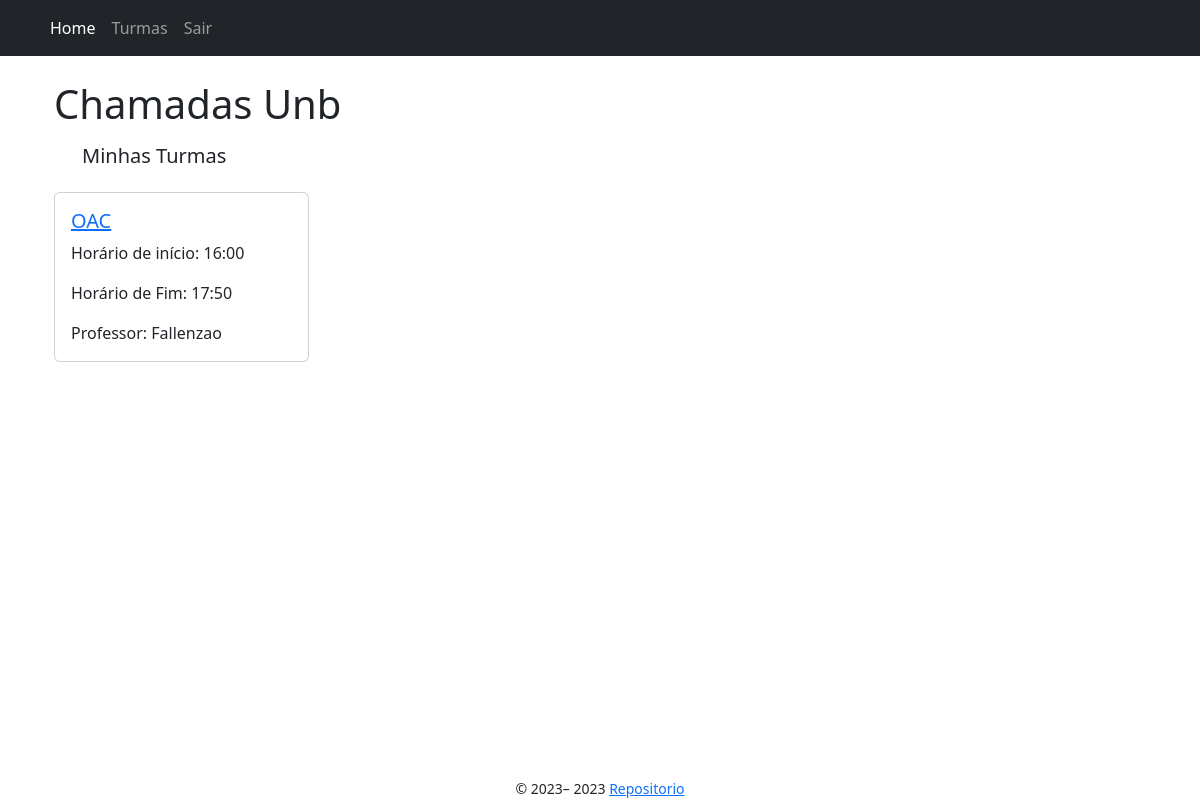
/ (signed in), run on an earlier commit of the app's database.
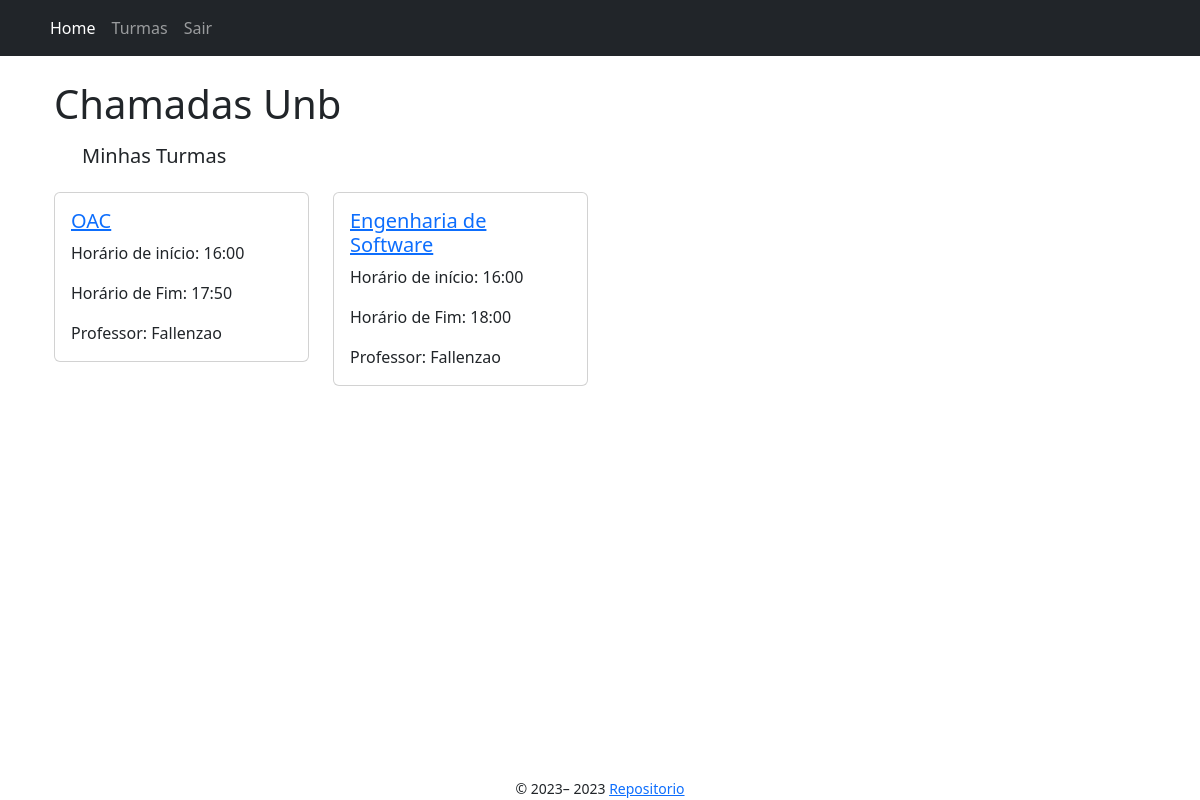
And on a later commit of the database.
### app/models/turma.py (models this page shows)
class Turma(db.Model):
    __tablename__ = "turma"
    id = db.Column(db.Integer, primary_key=True)
    nome = db.Column(db.String(100), nullable=False)
    horario_inicio = db.Column(db.Time, nullable=False)
    horario_fim = db.Column(db.Time, nullable=False)
    senha = db.Column(db.String(200), nullable=False)
    semestre = db.Column(db.Integer, nullable=False)
    professor_id = db.Column(db.Integer, db.ForeignKey(
        'professor.id'), nullable=False)
    aulas = db.relationship('Aula', backref=db.backref('turma_aulas', lazy=True)) #1 to N
    def __repr__(self) -> str:
        return "<Turma %r>" % self.id

### app/models/usuario.py (models this page shows)
class Usuario(UserMixin,db.Model):
    id = db.Column(db.Integer, primary_key=True)
    nome = db.Column(db.String(150), nullable=False)
    matricula = db.Column(db.String(15), unique=True, nullable=False)
    email = db.Column(db.String(100), unique=True, nullable=False)
    senha = db.Column(db.String(200), nullable=False)
    tipo_usuario = db.Column(
        Enum("aluno", "professor", name="tipo_usuario"), nullable=False)

### app/controllers/index.py (the view)
@bp.route("/", methods=["GET"])
@login_required
def index():
    print(f"turmas do usuario: {current_user.turmas}")
    print(f"user: {current_user}")
    return render_template("index.jinja2", user=current_user)

### app/models/professor.py (called while the page is built)
    def __repr__(self) -> str:
        return f"<Professor {self.id}> Nome:{self.nome} - Matricula:{self.matricula} - Email:{self.email} - Turmas:{self.turmas}"

### app/templates/index.jinja2
{% extends "base.jinja2" %}
{% block head %}
    {{ super() }}
{% endblock %}
{% block content %}
<div class="container">
    <h1>Chamadas Unb</h1>
    <div class="row rows-col-1 m-3">
            <h5>Minhas Turmas</h5>
        </div>
    <div id="my-courses" class="row row-col-1 row-cols-md-2 row-cols-lg-4">
        {% for turma in user.turmas %}
            <div class="col mb-4">
                    <div class="card">
                        <div class="card-body">
                            <a href="{{ url_for('turmas.show', id=turma.id) }}">
                                <h5 class="card-title">{{ turma.nome }}</h5>
                            </a>
                            <p>Horário de início: {{ turma.horario_inicio.strftime('%H:%M') }}</p>
                            <p>Horário de Fim: {{ turma.horario_fim.strftime('%H:%M') }}</p>
                            <p class="card-text">Professor: {{ turma.professor.nome }}</p>
                        </div>
                    </div>
                </div>
        {% endfor %}
    </div>
</div>
{% endblock %}

### app/templates/base.jinja2 (shortened to what this page needs)
{% from 'bootstrap5/utils.html' import render_messages %}
{% from 'bootstrap5/form.html' import render_form %}
{% from 'bootstrap5/nav.html' import render_nav_item, render_breadcrumb_item %}
<!doctype html>
<html lang="en">
<head>
    {% block head %}
    {% block styles %}
    {{ bootstrap.load_css() }}
    <link rel="stylesheet" type="text/css" href="{{ url_for('static', filename='style.css') }}">
    {% endblock %}
    {% endblock %}
</head>
<body>
    <head>
        {% if current_user.is_authenticated %}
            <nav class="navbar navbar-expand-lg navbar-dark bg-dark mb-4">
                <div class="container">
                    <div class="collapse navbar-collapse" id="navbarSupportedContent">
                        <ul class="navbar-nav mr-auto">
                            {{ render_nav_item("index.index", "Home") }}
                            {{ render_nav_item("turmas.index", "Turmas") }}
                            {{ render_nav_item("auth.logout", "Sair") }}
                        </ul>
                    </div>
                </div>
            </nav>
        {% endif %}
    </head>
    <main class="container">
        {% block content %}{% endblock %}
    </main>
    <footer class="text-center">
        {% block footer %}
        <small> &copy; 2023–
            <script>document.write(new Date().getFullYear())</script> <a
                href="https://github.com/zeroCass/chamada-saas" target="_blank">Repositorio</a>
        </small>
        {% endblock %}
    </footer>
</body>
</html>

### app/static/style.css (style rules this page uses)
* { box-sizing: border-box; margin: 0; padding: 0; }
body { display: grid; min-height: 100vh; min-width: 100vw; grid-template-columns: 1fr; grid-template-rows: auto 1fr auto; grid-template-areas: "header" "main" "footer"; }
main { grid-area: main; }
footer { grid-area: footer; }

What changed in the data, as far as the page shows it:
added Turma: nome "Engenharia de Software", horario_inicio "16:00", horario_fim "18:00", professor.nome "Fallenzao"
